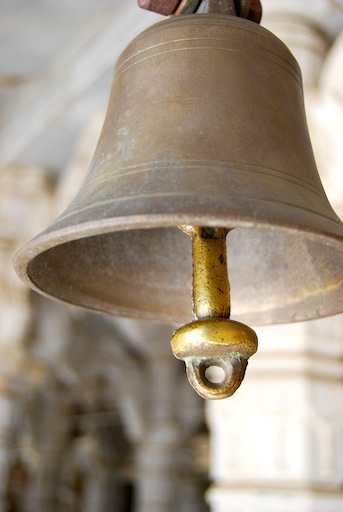
%> input picture Assignment2/Solution/Q1/bell.jpg, 343 x 512 px
$ octave highboost.m   (GNU Octave 9; MATLAB toolbox functions it lacks are replaced by stand-ins)
%> lines starting %> are read from the running program, lines starting %| are printed output that depends on the picture
pkg load image
im = imread('bell.jpg')
%> im is the input picture: size 512x343x3 uint8; mean R, G, B 158.7, 145.6, 129.7
smooth = imsmooth(im,'Average',[10,10])
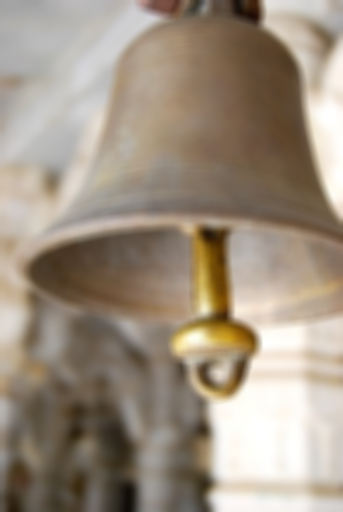
%> smooth: size 512x343x3 uint8; mean R, G, B 158.7, 145.5, 129.7
imwrite(smooth,'gauss.png')
diff = im - smooth
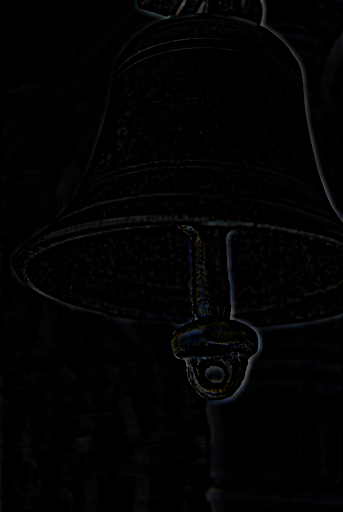
%> diff: size 512x343x3 uint8; mean R, G, B 2.4, 2.5, 2.8

imwrite(diff,'diff.png')
eq(:,:,1) = histeq(diff(:,:,1))
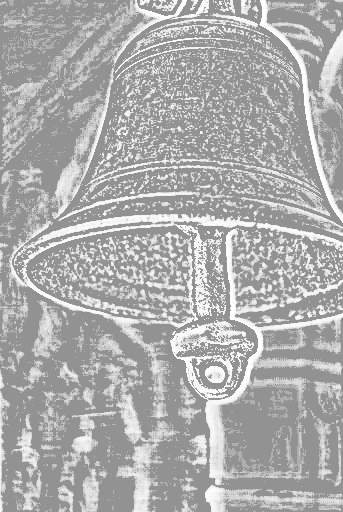
%> eq: size 512x343 uint8; min 146, max 255, mean 172.2
eq(:,:,2) = histeq(diff(:,:,2))
eq(:,:,3) = histeq(diff(:,:,3))
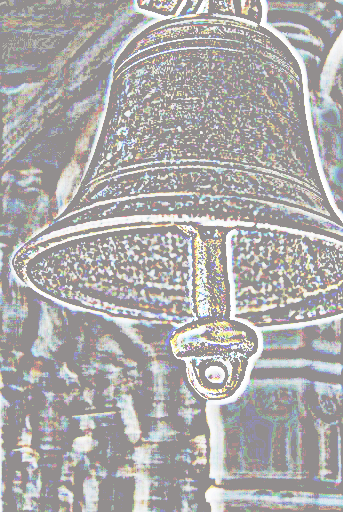
%> eq: size 512x343x3 uint8; mean R, G, B 172.2, 170.2, 169.7

imwrite(eq,'eq.png')
% [6 lines of commented-out code are left out]
